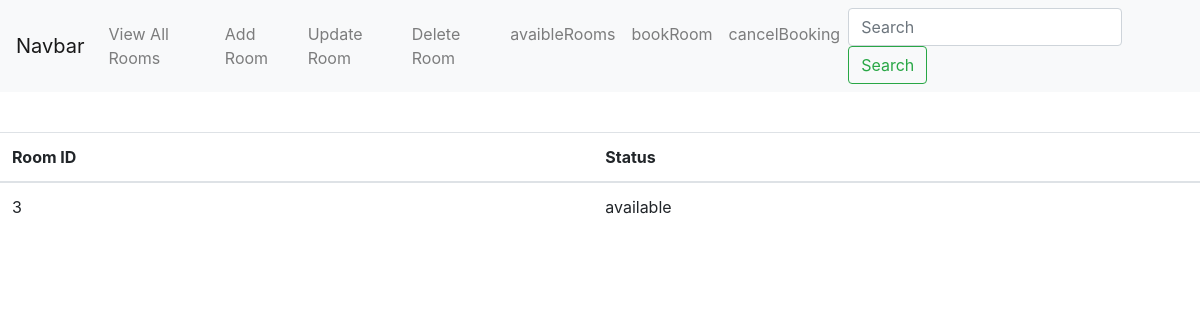
/rooms/avaiblerooms, run on an earlier commit of the app's database.
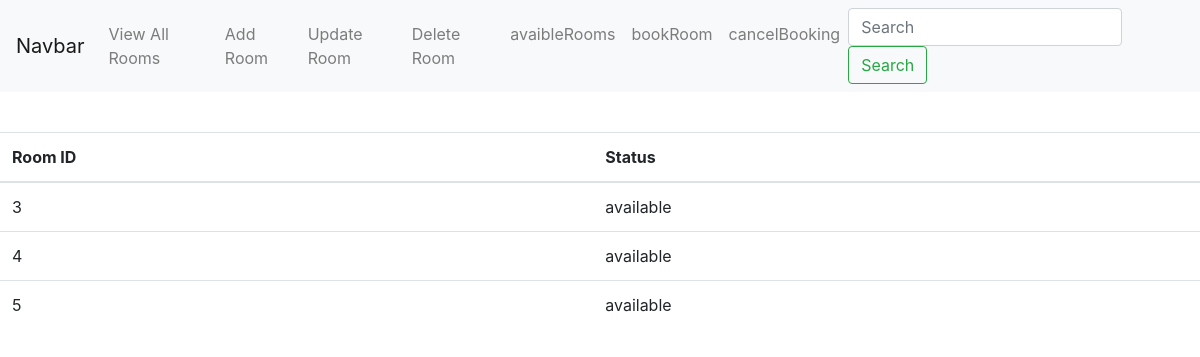
And on a later commit of the database.
### home/models.py (models this page shows, shortened)
class Room(models.Model):
    STATUS_CHOICES = [
        ('available', 'Available'),
        ('booked', 'Booked'),
        ('maintenance', 'Under Maintenance'),
    ]
    room_id = models.IntegerField(primary_key=True)  # Unique ID for the room
    status = models.CharField(max_length=20, choices=STATUS_CHOICES, default='available')

### home/views.py (the view)
# urls.py: path('rooms/avaiblerooms', views.search_available_rooms, name='search_available_rooms'),  # Search available rooms for users
def search_available_rooms(request):
        rooms = Room.objects.filter(status='available')
        return render(request, 'avaiblerooms.html', {'rooms': rooms})

### templates/avaiblerooms.html (shortened to what this page needs)
{% extends "base.html" %}
{% block body %}
<table class="table">
  <thead>
      <tr>
          <th>Room ID</th>
          <th>Status</th>
      </tr>
  </thead>
  <tbody>
      {% for room in rooms %}
      <tr>
          <td>{{ room.room_id }}</td>
          <td>{{ room.status }}</td>
      </tr>
      {% endfor %}
  </tbody>
</table>
{% endblock body %}

What changed in the data, as far as the page shows it:
added Room: room_id "4", status "available"
added Room: room_id "5", status "available"
